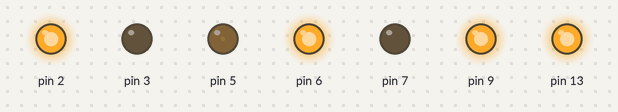
Bench run of a sketch on a simulated Arduino Nano, built with avr-gcc and run on an emulated ATmega328P. Parts: output pins drawn as LEDs (lit = HIGH).

Above: at 0.05 s.
At 0.65 s:
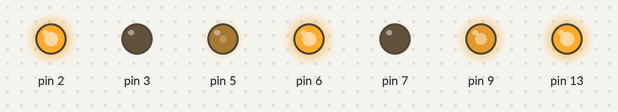
At 1.25 s:
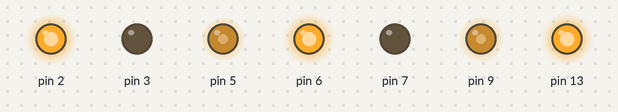
At 1.35 s:
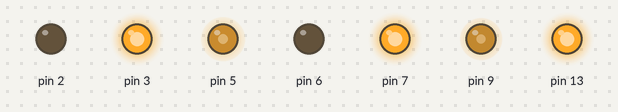
At 1.85 s:
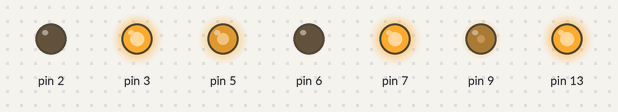
At 2.55 s:
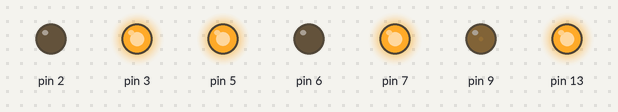
Timing chart, 0 to 5.9 s (numbered marks = the images above):
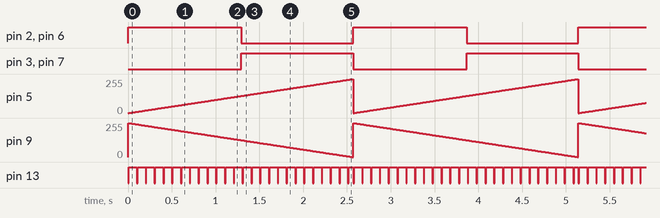

Measured:
- by itself, pin 2, pin 3, pin 6, pin 7: alternates HIGH for 1.3 s and LOW for 1.3 s
- by itself, pin 5: ramps from 0/255 to 255/255 and jumps back, once every 2.6 s
- by itself, pin 9: ramps from 255/255 to 0/255 and jumps back, once every 2.6 s
- by itself, pin 13: alternates HIGH for 0.09 s and LOW for 0.01 s

The sketch:

tb6612_logic_analyzer.ino
```cpp
#include <stdint.h>

uint8_t loopCounter = 0;

void setup() {
  // put your setup code here, to run once:
  pinMode(2, OUTPUT);
  pinMode(3, OUTPUT);
  pinMode(6, OUTPUT);
  pinMode(7, OUTPUT);
  pinMode(13, OUTPUT);
}

void loop() {
  analogWrite(5, loopCounter);
  analogWrite(9, UINT8_MAX - loopCounter);

  // Toggle STBY pin
  if ((loopCounter % 10) == 0) {
    digitalWrite(13, LOW);
  } else {
    digitalWrite(13, HIGH);
  }

  // Toggle spin direction
  if (loopCounter > 128) {
    digitalWrite(2, LOW);
    digitalWrite(3, HIGH);
    digitalWrite(6, LOW);
    digitalWrite(7, HIGH);
  } else {
    digitalWrite(2, HIGH);
    digitalWrite(3, LOW);
    digitalWrite(6, HIGH);
    digitalWrite(7, LOW);
  }
  delay(10);
  loopCounter++;
}
```
